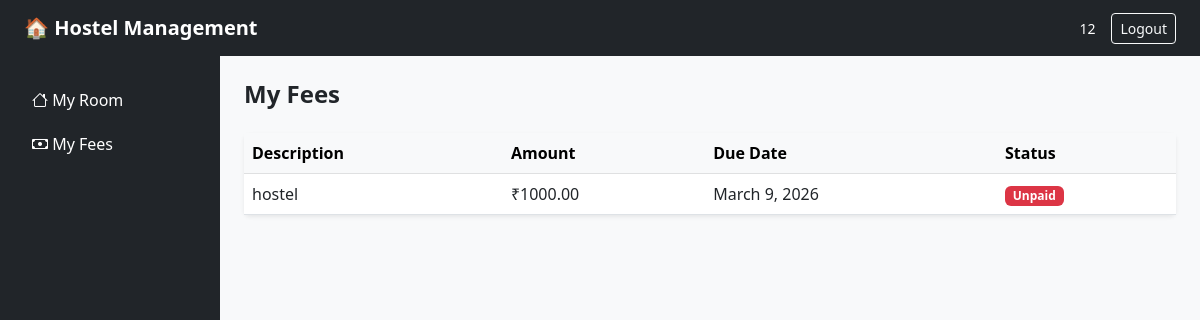
The app's page /my-fees/ (signed in), older data.
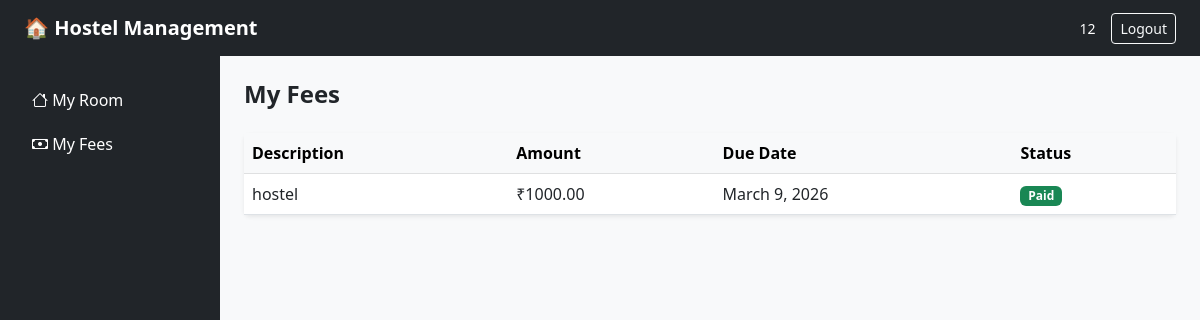
The same page, newer data.
### allocation/models.py (models this page shows, shortened)
class Fee(models.Model):
    STATUS_CHOICES = [
        ('Paid', 'Paid'),
        ('Unpaid', 'Unpaid'),
    ]
    student = models.ForeignKey(Student, on_delete=models.CASCADE)
    description = models.CharField(max_length=200)  # e.g. "Hostel Fee - June 2025"
    amount = models.DecimalField(max_digits=10, decimal_places=2)
    due_date = models.DateField()
    status = models.CharField(max_length=10, choices=STATUS_CHOICES, default='Unpaid')

### allocation/views.py (the view)
# urls.py: path('my-fees/', views.my_fees, name='my_fees'),
@login_required
def my_fees(request):
    if is_admin(request.user):
        return redirect('admin_dashboard')
    student = get_object_or_404(Student, user=request.user)
    fees = Fee.objects.filter(student=student).order_by('due_date')
    return render(request, 'allocation/my_fees.html', {'fees': fees})

### allocation/views.py (called while the page is built)
def is_admin(user):
    return user.is_staff

### allocation/templates/allocation/my_fees.html
{% extends 'allocation/base.html' %}
{% block content %}
<h4 class="fw-bold mb-4">My Fees</h4>
<div class="card border-0 shadow-sm">
    <div class="card-body p-0">
        <table class="table table-hover mb-0">
            <thead class="table-light">
                <tr>
                    <th>Description</th>
                    <th>Amount</th>
                    <th>Due Date</th>
                    <th>Status</th>
                </tr>
            </thead>
            <tbody>
                {% for fee in fees %}
                <tr>
                    <td>{{ fee.description }}</td>
                    <td>₹{{ fee.amount }}</td>
                    <td>{{ fee.due_date }}</td>
                    <td>
                        {% if fee.status == 'Paid' %}
                            <span class="badge bg-success">Paid</span>
                        {% else %}
                            <span class="badge bg-danger">Unpaid</span>
                        {% endif %}
                    </td>
                </tr>
                {% empty %}
                <tr><td colspan="4" class="text-center text-muted py-3">No fee records found.</td></tr>
                {% endfor %}
            </tbody>
        </table>
    </div>
</div>
{% endblock %}

Row changes from the older to the newer data that the page shows:
changed Fee "hostel": status "Unpaid" → "Paid"
